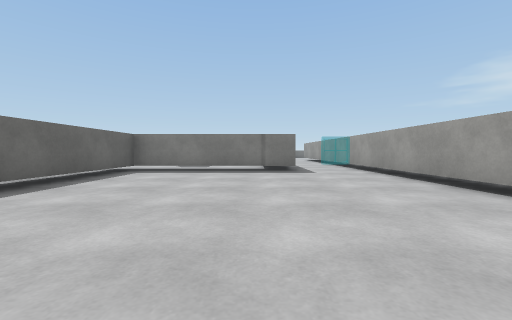
[1] (above)

24 first-person views from a walk through a 3-D level made in the Unity game engine. The camera is 0.62 m above the floor, tilts 2° down and sees 90° across. The floor is counted in squares, 1 m on a side. Each view is taken from the middle of a square. On the plan, view 1 faces up. The plan holds only what a view shows up to about 9 squares ahead; the rest is blank. The place goes on beyond the plan. The player character is not drawn. Surface patterns are stand-ins for the level's own textures.

[2]
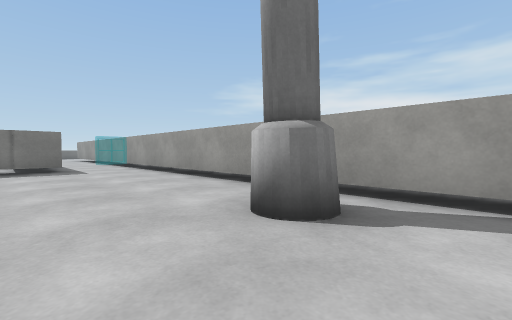

[3]
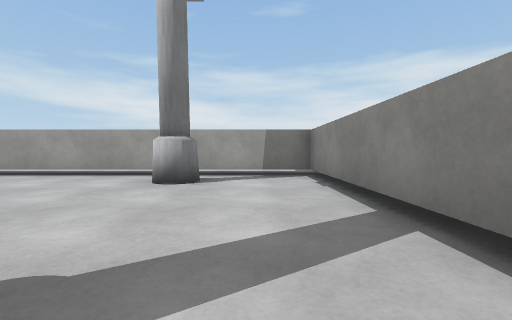

[4]
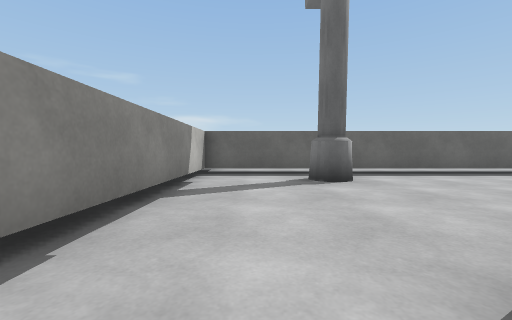

[5]
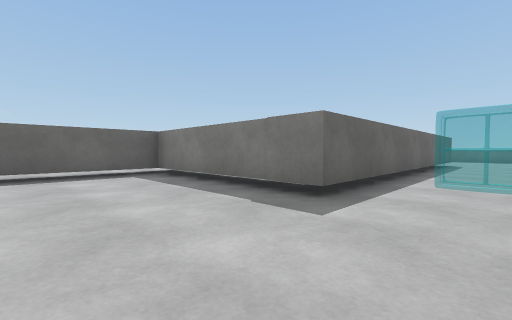

[6]
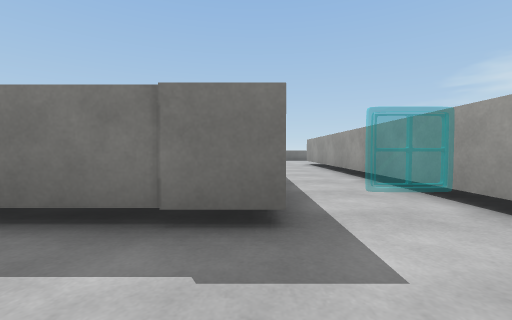

[7]
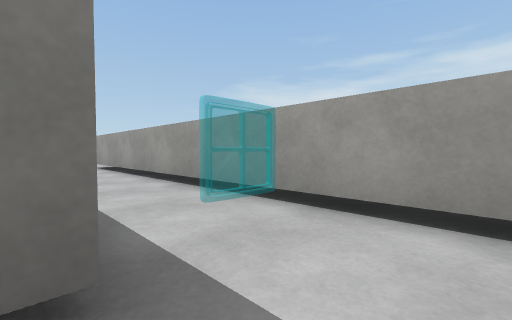

[8]
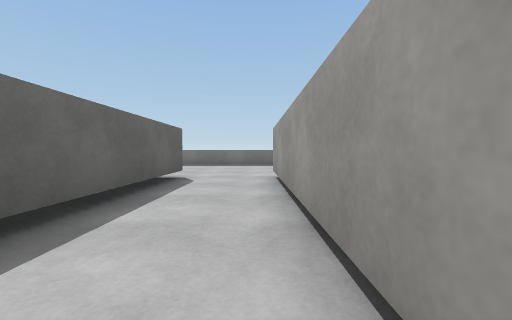

[9]
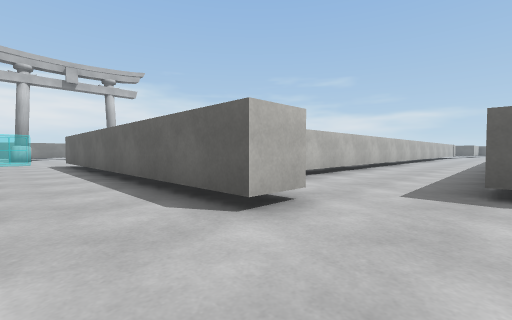

[10]
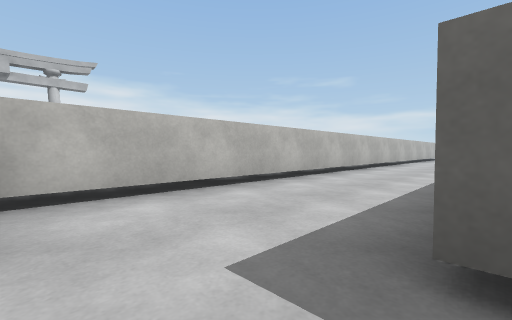

[11]
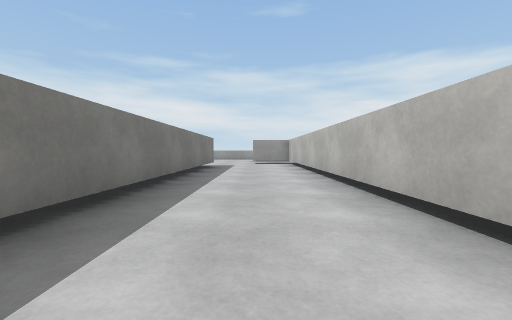

[12]
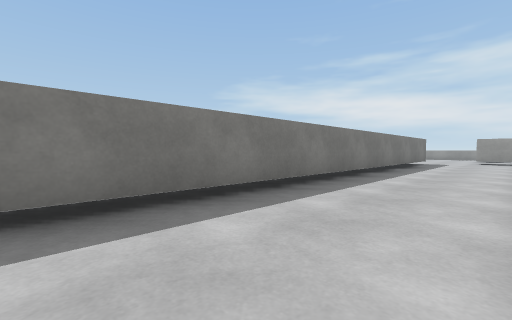

[13]
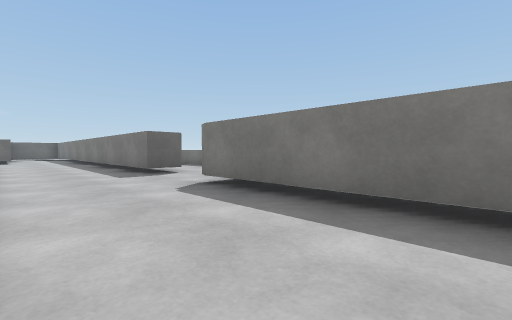

[14]
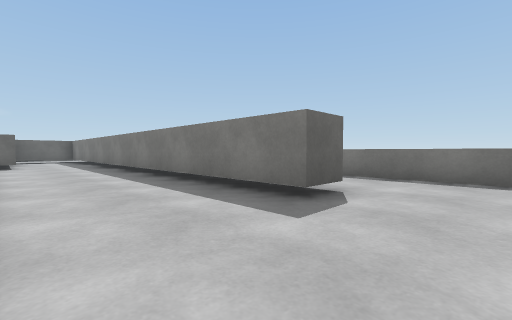

[15]
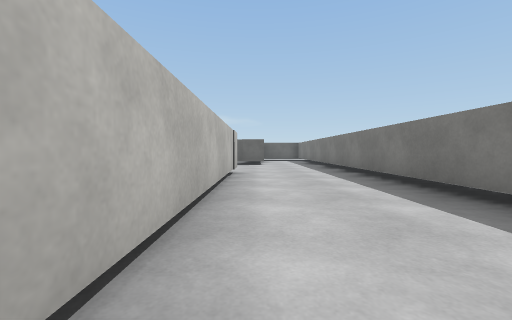

[16]
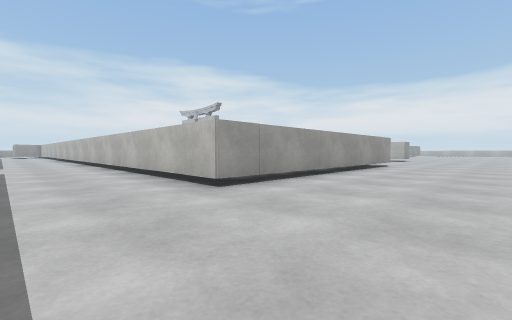

[17]
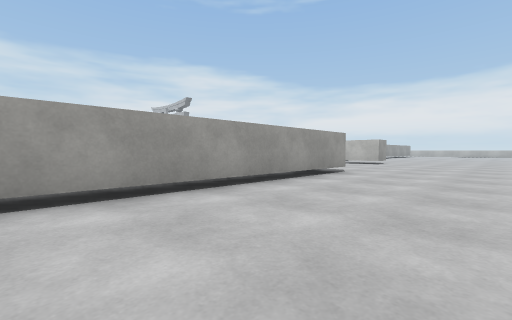

[18]
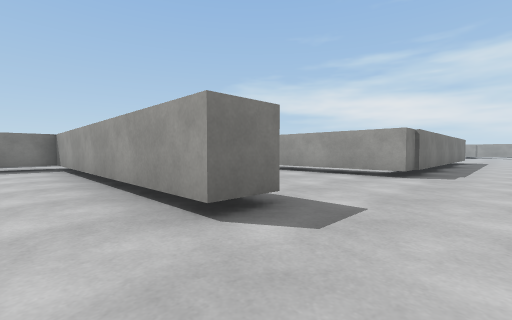

[19]
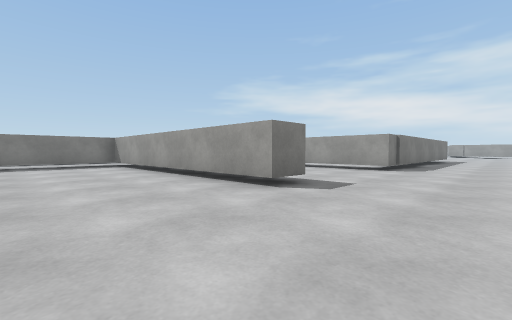

[20]
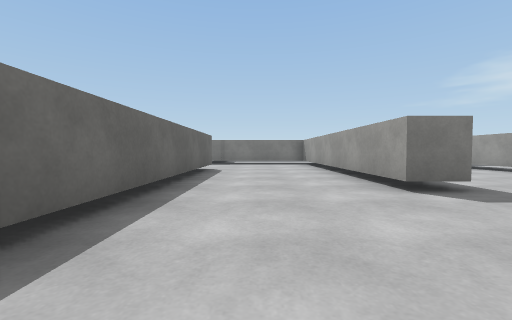

[21]
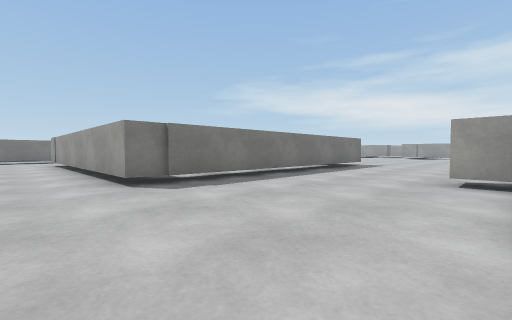

[22]
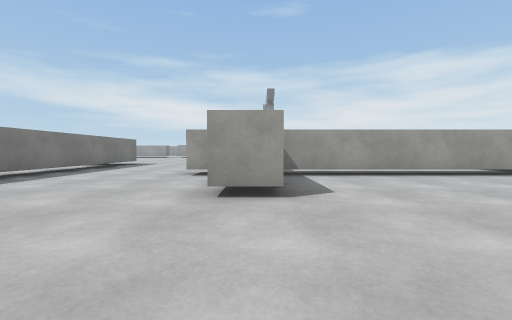

[23]
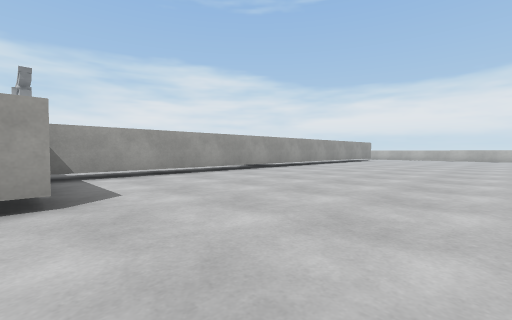

[24]
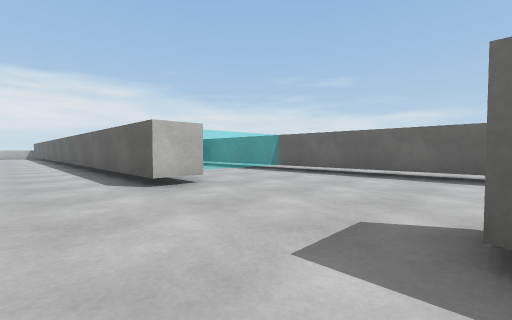

### Floor plan
Key: @ floor where view 1 was taken; # wall or solid block; . floor; = window, fence, low wall or low ledge; T thing the floor can be seen under or through.
Columns run from 35 left of view 1 to 5 right of it. Each row starts with its distance up from view 1.
 22                ...
 21                #..                  ...
 20        #########..################.....
 19       .................................
 18    ................................##..#
 17  #####.............................##..#
 16  ....#....#######        ############..#
 15  ....#....T.                 ...    #..#
 14  ....#....T.                        #..#
 13 #....#....T.                        #..#
 12 #....#....T.                        #..#
 11 #....#....T.                        #..#
 10 #....#....T.                        #..#
  9 #....#....T......                   #. #
  8 #....#....TTTTTT#              T#####..#
  7 #.................             T.......#.
  6 #..................          . T.......#.
  5 #..................            T.......#.
  4 #..................            T.......#.
  3 #...##........#.               #.......#.
  2 #=== #.....#  #                #.......#.
  1  ..  #........#                ##....#.#.
  0      #........#                ##..@...#.
 -1      #........#                #.......#.
 -2      #........#                #.......#.
 -3      #........#                #########.
 -4       ........#

Positions as (right, up) in squares from view 1, and headings:
1: (0, 0), facing up
2: (0, -1), facing up-right
3: (-3, -1), facing right
4: (3, -1), facing left
5: (3, 5), facing up-left
6: (1, 6), facing up
7: (1, 7), facing up-right
8: (3, 12), facing up
9: (3, 20), facing down-left
10: (0, 20), facing down-left
11: (-12, 18), facing right
12: (-15, 17), facing up-right
13: (-13, 17), facing up-left
14: (-18, 17), facing up-left
15: (-18, 17), facing left
16: (-29, 19), facing down-right
17: (-29, 15), facing down-right
18: (-32, 6), facing up-right
19: (-34, 5), facing up-right
20: (-33, 4), facing up
21: (-27, 3), facing up-right
22: (-28, 2), facing right
23: (-28, 2), facing down-right
24: (-28, 8), facing down-left
